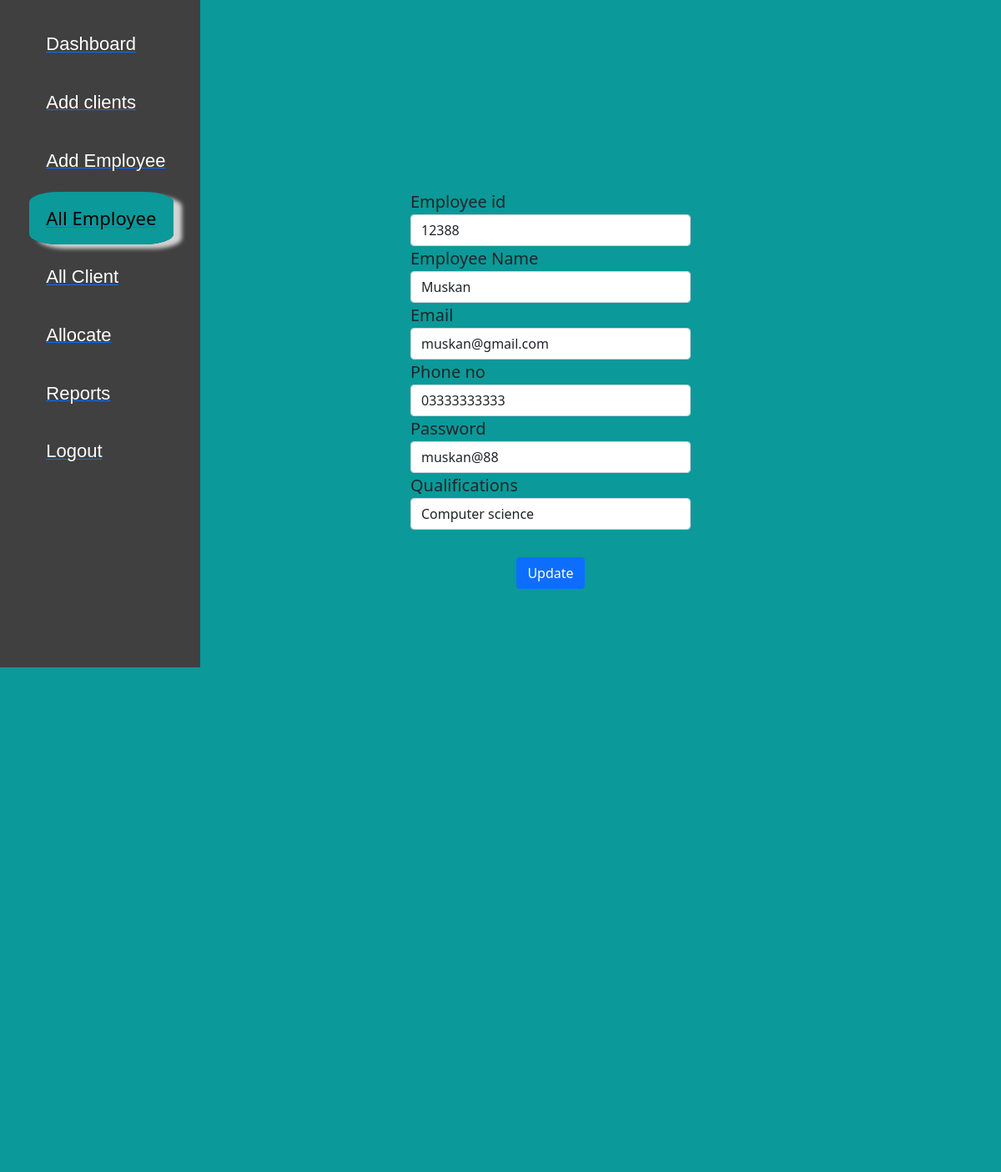
Screenshot of /ADMIN/edit-employee.php?f_id=12388 with the database file from the repository.
### tables this page shows
CREATE TABLE `employee` (
  `f_id` varchar(10) NOT NULL,
  `name` varchar(20) NOT NULL,
  `email` varchar(30) NOT NULL,
  `phone` varchar(15) NOT NULL,
  `password` varchar(25) NOT NULL,
  `qualification` varchar(200) NOT NULL,
  `domain` varchar(200) NOT NULL,
  `research` varchar(200) NOT NULL,
  `others` varchar(500) NOT NULL,
  `e_pic` varchar(100) NOT NULL
);

### ADMIN/edit-employee.php (the view, shortened to what this page needs)
<?php
include('connection.php');
$f_id=intval($_GET['f_id']);
?>
                        <!DOCTYPE html>
<html>
    <head>
        <link href="https://cdn.jsdelivr.net/npm/bootstrap@5.0.2/dist/css/bootstrap.min.css" rel="stylesheet">
  <link href="https://cdn.jsdelivr.net/npm/bootstrap@5.0.2/dist/css/bootstrap.min.css" rel="stylesheet"
>
    </head>
<body class="bg">
<div class="contain">
<div class="row">
            <div class="col" >
<div class="sidebar side">
    <ul class="nav_list">
        <li>
        <a href="Admin.php" title="Dashboard">
            <span class="links_name inactive">Dashboard</span>
        </a>
        </li>
        <li>
        <a href="Clients.php" title="Students">
            <span class="links_name inactive">Add clients</span>
        </a>
        </li>
        <li>
        <a href="Employees.php" title="Fees">
            <span class="links_name inactive">Add Employee</span>
        </a>
        </li>
        <li>
        <a href="allemployee.php" title="Expense">
            <span class="links_name active">All Employee</span>
        </a>
        </li>
        <li>
        <a href="allclients.php" title="Class">
            <span class="links_name inactive">All Client</span>
        </a>
        </li>
        <li>
        <a href="allocate.php" title="Course">
            <span class="links_name inactive">Allocate</span>
        </a>
        </li>
        <li>
        <a href="report.php" title="Reports">
            <span class="links_name inactive">Reports</span>
        </a>
        </li>
        <li>
        <a href="logout.php" title="Reports">
            <span class="links_name inactive">Logout</span>
        </a>
        </li>
    </ul>
</div>
</div>
<center  class="bg">
<div class="col"  style="position:relative;  top: -100%; margin-bottom:5%;  margin-left:40%;">
				<div class="row mx-auto mid">
					<div class="col-12 col-md-6 ">
                <br><center><h2></h2></center>
                       <form name="dept" method="post">
<?php
$sql=mysqli_query($conn,"select * from employee where f_id='$f_id'");
while($row=mysqli_fetch_array($sql))
{
?>
 <div class="form-group">
    <label for="coursename">Employee id </label>
    <input type="text" class="form-control" id="coursename" name="f_id" placeholder="Employee id" value="<?php echo htmlentities($row['f_id']);?>" required />
  </div>
<div class="form-group">
    <label for="courseunit">Employee Name </label>
    <input type="text" class="form-control" id="courseunit" name="name" placeholder="Employee Name" value="<?php echo htmlentities($row['name']);?>" required />
  </div>
<div class="form-group">
    <label for="seatlimit">Email </label>
    <input type="text" class="form-control" id="seatlimit" name="email" placeholder="Email" value="<?php echo htmlentities($row['email']);?>" required />
  </div>
  <div class="form-group">
    <label for="seatlimit">Phone no</label>
    <input type="text" class="form-control" id="seatlimit" name="phone" placeholder="phone no" value="<?php echo htmlentities($row['phone']);?>" required />
  </div>
  <div class="form-group">
    <label for="seatlimit">Password</label>
    <input type="text" class="form-control" id="seatlimit" name="password" placeholder="Password" value="<?php echo htmlentities($row['password']);?>" required />
  </div>
  <div class="form-group">
    <label for="seatlimit">Qualifications</label>
    <input type="text" class="form-control" id="seatlimit" name="qualification" placeholder="Qualifications" value="<?php echo htmlentities($row['qualification']);?>" required />
  </div>
<?php } ?>
 <button type="submit" name="add" class="btn btn-primary" style="margin-top:10%; margin-bottom:10%" > Update</button>
</form>
                            </div>
                            </div>
                    </div>
                </div></div></center>
    </body>
</html>

### ADMIN/edit-employee.php (style rules this page uses)
* { padding:0; margin:0; }
.nav_list { padding-top:0%; padding-left:10%; text-decoration:none ; list-style: none ; }
.inactive { text-decoration:none !important; list-style: none; }
ul li { padding-top:17%; padding-left:5%; text-decoration:none !important; list-style: none !important; }
ul li a .inactive { text-decoration:none ; list-style: none ; font-size:22px ; color:#fff; padding:8% 10%; font-family: Arial, Helvetica, sans-serif; }
ul li a .active { padding:8% 10%; }
.active { font-size:22px ; background-color: rgb(11, 153, 153); border-radius:20%; color:black; box-shadow: 10px 5px 5px LightGray; }
body { background-color: rgb(11, 153, 153); overflow:hidden; }
.side { position:relative; left:0; top:0; width:20%; height:100vh; background-color:#404040; }
.bg { background-color: rgb(11, 153, 153); }
label { display:flex; font-size:20px; }

### rows the page displays
employee: f_id "12388", name "Muskan", email "muskan@gmail.com", phone "03333333333", password "muskan@88", qualification "Computer science"
